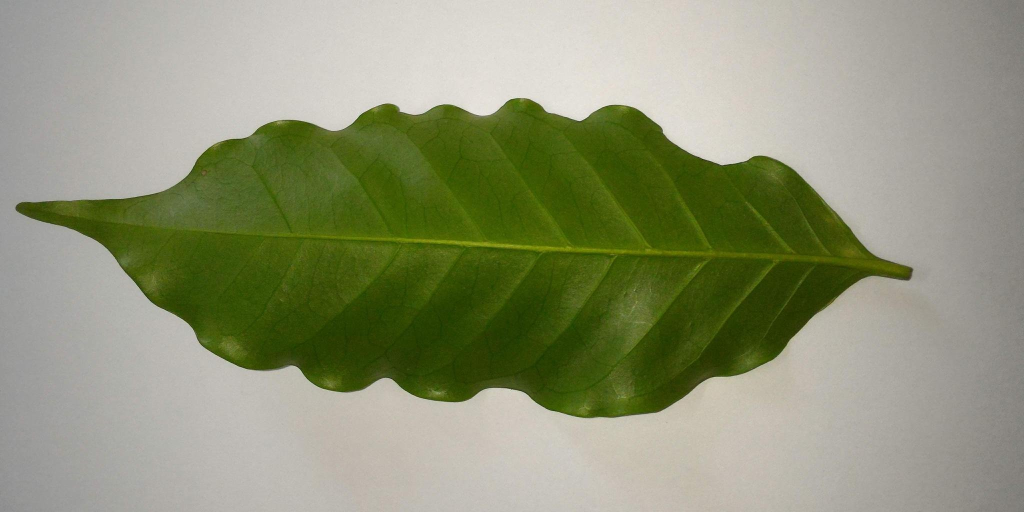
#> input picture app/ml/examples/ex_01.jpg, 2048 x 1024 px (shown at 1/2 size); its folder holds only this picture in this run
$ python -i make_demo_python_ort.py   (imports and definitions only)
#> lines starting #> are read from the running program, lines starting #| are printed output that depends on the picture
# Python reference for tests/engine/demo.e2e.test.ts: torchvision-equivalent eval transform
# (Pillow BILINEAR Resize(224), CenterCrop(224), Normalize) + Python onnxruntime on the shipped
# public/model/leaf.onnx, softmax(logits / T). Writes tests/engine/fixtures/demo_python_ort.json.
# Run from app/: python3 scripts/make_demo_python_ort.py  (needs pillow, numpy, onnxruntime)
import glob, json
import numpy as np
import onnxruntime as ort
from PIL import Image

# [1 line not run here, left out]
# [1 line that did not run here, left out]
# [1 line that did not run here, left out]
# [1 line that did not run here, left out]

def prep(p):
#> called with p = '../ml/examples/ex_01.jpg'
    im = Image.open(p).convert('RGB')
#> im is the input picture: PIL image 2048x1024 RGB; mean R, G, B 142.8, 147.7, 118.4
    w, h = im.size
#> w = 2048; h = 1024
    short, long_ = (w, h) if w <= h else (h, w)
#> short = 1024; long_ = 2048
    nl = int(224 * long_ / short)
#> nl = 448
    nw, nh = (224, nl) if w <= h else (nl, 224)
#> nw = 448; nh = 224
    if (nw, nh) != im.size:
        im = im.resize((nw, nh), Image.BILINEAR)
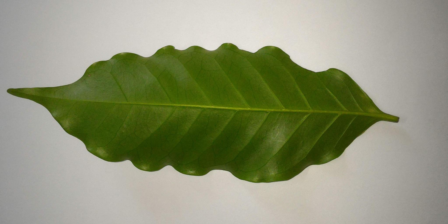
#> im: PIL image 448x224 RGB; mean R, G, B 142.8, 147.7, 118.4
    t, l = int(round((nh - 224) / 2.0)), int(round((nw - 224) / 2.0))
#> t = 0; l = 112
    a = np.asarray(im.crop((l, t, l + 224, t + 224))).astype(np.float32) / 255.0
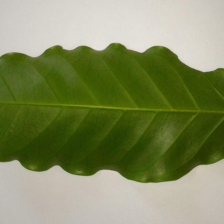
#> a: shape (224, 224, 3) float32; mean R, G, B 0.513, 0.549, 0.377
#> (the run stopped early here; a loop or call above may not have finished)

$ run again, on app/ml/examples/ex_04.jpg
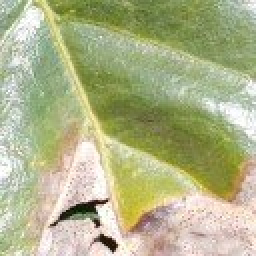
#> input picture app/ml/examples/ex_04.jpg, 128 x 128 px (shown 2 times larger)
#> in prep, im is the input picture: PIL image 128x128 RGB; mean R, G, B 175.7, 179.4, 137.3
#> in prep, `im = im.resize((nw, nh), Image.BILINEAR)`:
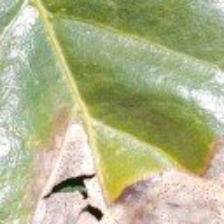
#> im: PIL image 224x224 RGB; mean R, G, B 175.8, 179.4, 137.4
